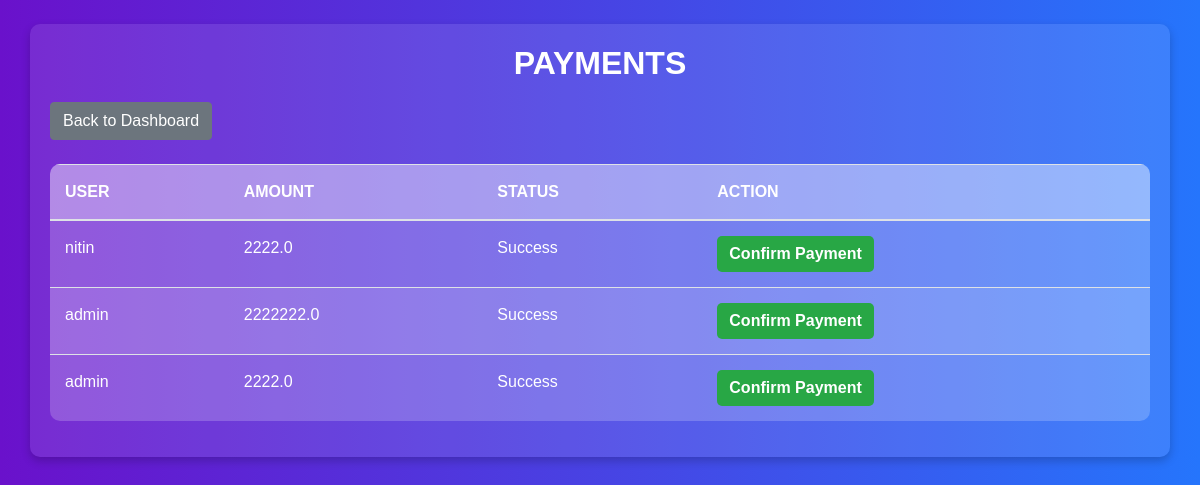
/hms1/manage_payments/ (signed in), run on an earlier commit of the app's database.
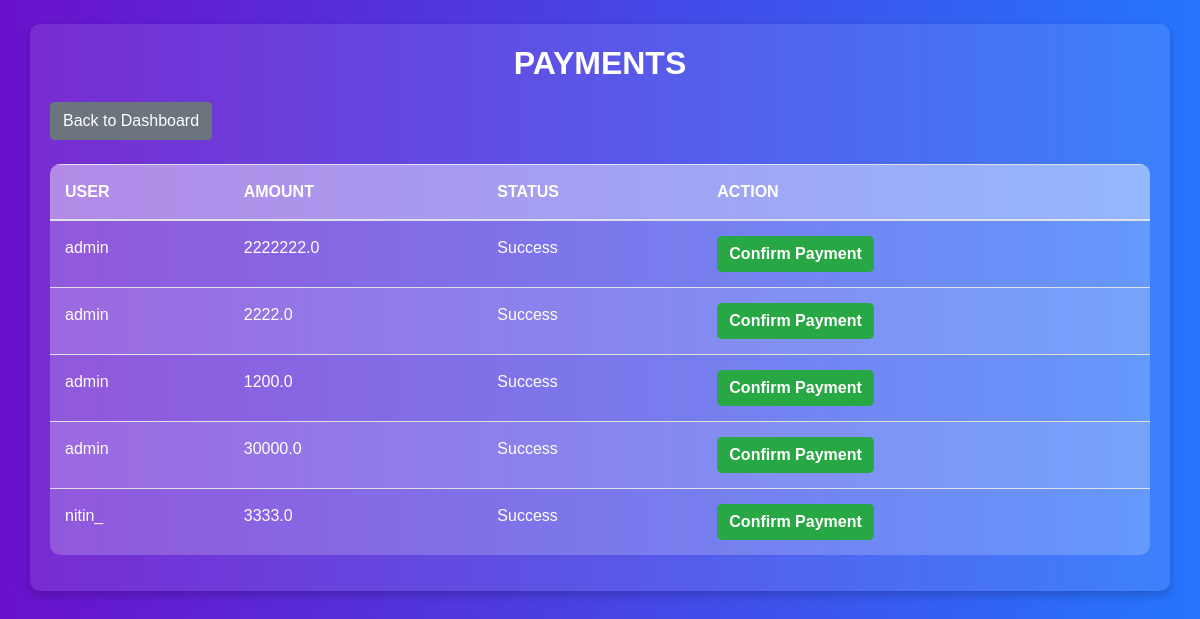
And on a later commit of the database.
### HMS_app1/models.py (models this page shows, shortened)
class Payment(models.Model):
    user = models.ForeignKey(User, on_delete=models.CASCADE)
    amount = models.FloatField()
    payment_method = models.CharField(max_length=50)
    transaction_id = models.CharField(max_length=50)
    status = models.CharField(max_length=50)
    date = models.DateTimeField(auto_now_add=True)

### HMS_app1/views.py (the view)
# urls.py: path('manage_payments/', views.manage_payments_view, name='manage_payments'),
@login_required
def manage_payments_view(request):
    pay=Payment.objects.all()
    return render(request, 'manage_payments.html',{"items":pay})

### HMS_app1/templates/manage_payments.html (shortened to what this page needs)
<!DOCTYPE html>
<html lang="en">
<head>
    <link href="https://cdn.jsdelivr.net/npm/bootstrap@4.5.2/dist/css/bootstrap.min.css" rel="stylesheet">
</head>
<body>
    <div class="container mt-4">
        <h2>Payments</h2>
        <a href="{% url 'a_dash'%}" class="btn btn-secondary mb-4">Back to Dashboard</a>
        <table class="table">
            <thead>
                <tr>
                    <th>User</th>
                    <th>Amount</th>
                    <th>Status</th>
                    <th>Action</th>
                </tr>
            </thead>
            <tbody>
                {% for payment in items %}
                    <tr>
                        <td>{{ payment.user.username }}</td>
                        <td>{{ payment.amount }}</td>
                        <td>{{ payment.status }}</td>
                        <td>
                            {% if payment.status != 'Successful' %}
                                <a href="#" class="btn btn-success">Confirm Payment</a>
                            {% endif %}
                        </td>
                    </tr>
                {% endfor %}
            </tbody>
        </table>
    </div>
</body>
</html>

### HMS_app1/templates/manage_payments.html (style rules this page uses)
body { background: linear-gradient(to right, #6a11cb, #2575fc); color: #fff; font-family: 'Arial', sans-serif; }
.container { background: rgba(255, 255, 255, 0.1); padding: 20px; border-radius: 10px; box-shadow: 0 4px 10px rgba(0, 0, 0, 0.2); }
h2 { text-align: center; font-weight: bold; text-transform: uppercase; margin-bottom: 20px; }
.table { background: rgba(255, 255, 255, 0.2); border-radius: 10px; overflow: hidden; }
.table th { background: rgba(255, 255, 255, 0.3); color: #fff; text-transform: uppercase; padding: 15px; }
.table td { padding: 15px; color: #fff; }
.table tr:nth-child(even) { background: rgba(255, 255, 255, 0.1); }
.btn-success { background: #28a745; border: none; transition: all 0.3s; font-weight: bold; border-radius: 5px; }

What changed in the data, as far as the page shows it:
removed Payment: user.username "nitin", amount "2222.0", status "Success", shows "Confirm Payment"
added Payment: user.username "admin", amount "1200.0", status "Success", shows "Confirm Payment"
added Payment: user.username "admin", amount "30000.0", status "Success", shows "Confirm Payment"
added Payment: user.username "nitin_", amount "3333.0", status "Success", shows "Confirm Payment"
